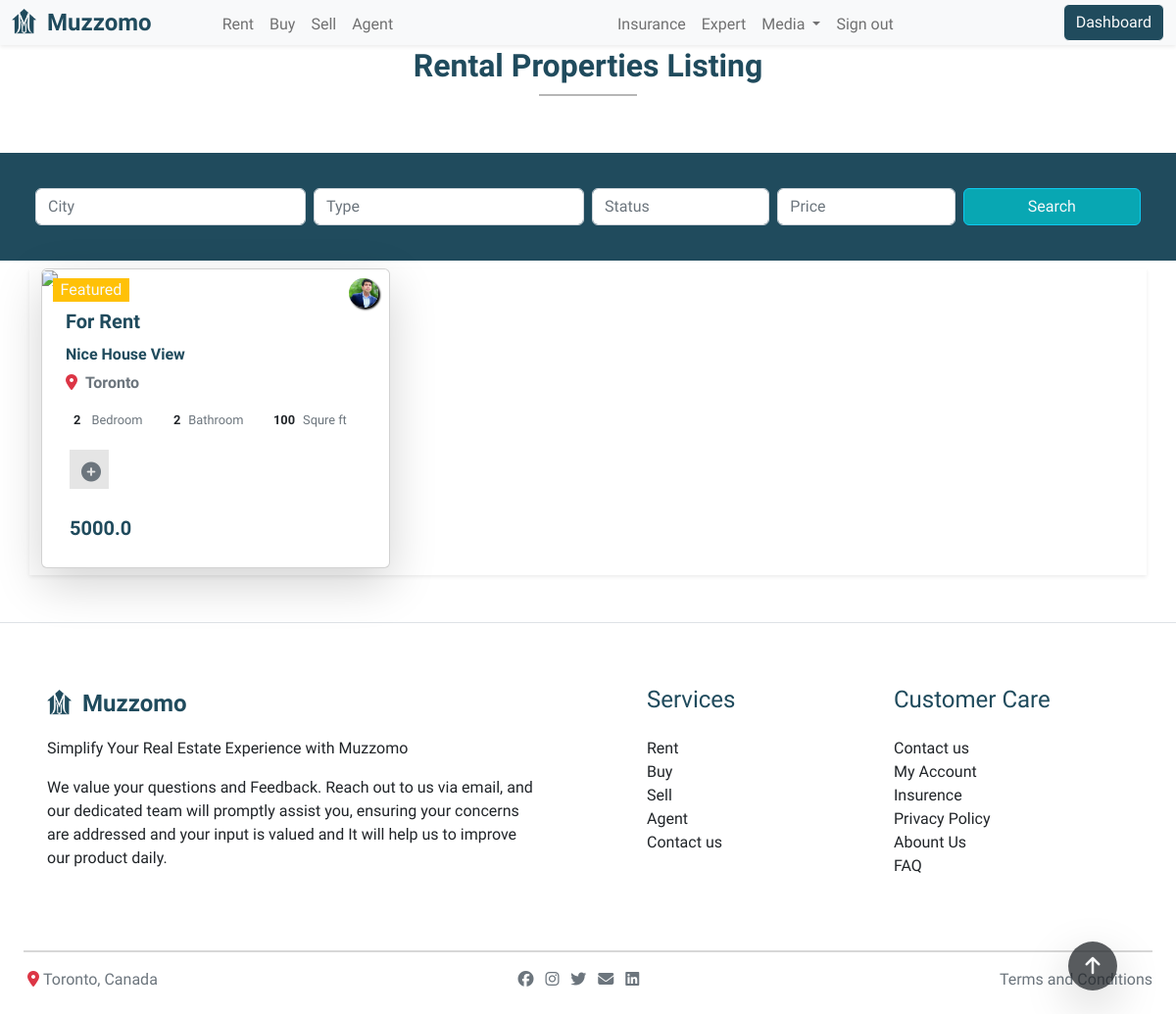
Screenshot of /rent-view/ (signed in) with the database file from the repository.
### listing/models.py (models this page shows, shortened)
class ProductPropertyModel(models.Model):
    tile = models.CharField(max_length=100)
    description = models.CharField(max_length=4000)
    type = models.CharField(max_length=200)
    city = models.CharField(max_length=200)
    status = models.CharField(max_length=200)
    postal_Code = models.CharField(max_length=100)
    floor = models.IntegerField()
    bed = models.IntegerField()
    bath = models.IntegerField()
    room = models.IntegerField()
    area = models.IntegerField()
    lotarea = models.IntegerField()
    price = models.FloatField()
    grauge = models.CharField(max_length=100)
    isactive = models.BooleanField(default=True)
    medai_url = models.CharField(max_length=400)
    coverPhoto = models.ImageField(upload_to="ProductCoverPhoto/")
    amenities = models.ForeignKey('ProductAmenitiesModel', on_delete=models.CASCADE)
    agent = models.ForeignKey(Agent, on_delete=models.CASCADE , null=True)

class Agent(models.Model):
    admin = models.OneToOneField(CustomUser , on_delete=models.CASCADE)
    fullname = models.CharField(max_length=50)
    phone = models.CharField(max_length=20)
    registration_date = models.DateField(auto_now_add=True)
    is_active = models.BooleanField(default=True)
    location = models.ForeignKey(Location , on_delete=models.CASCADE)

class CustomUser(AbstractUser):
    users_type = (
        ('Agent','Agent'),
        ('User','User'),
        ('Expert','Expert')
    )
    user_type = models.CharField(choices=users_type , max_length=50,default='Agent')
    profile_image = models.ImageField(upload_to='profiles/')

### listing/views.py (the view)
# urls.py: path('rent-view/' , rent_view , name='rent'),
def rent_view (request):
    productlist  = ProductPropertyModel.objects.filter(status = 'For Rent')
    filters = ProductPropertyModelFiler(request.GET , queryset= productlist)
    page = request.GET.get('page', 1)
    paginator = Paginator(filters.qs, 6)
    try:
        productlists = paginator.page(page)
    except PageNotAnInteger:
        productlists = paginator.page(1)
    except EmptyPage:
        productlists = paginator.page(paginator.num_pages)
    context = {
        "productlists": productlists,
        "filters": filters
    }
    return render(request, 'listing/rent.html' , context)

### templates/listing/rent.html (shortened to what this page needs)
{% extends 'base.html' %}
{% load static %}
{% block content %}
{% include 'base/nav.html' %}
{% include 'base/scrolled-up.html' %}
    <div class="head-title text-center py-5 " id="up-section">
        <h1 class="fs-2 fw-bold  dark-blue-color">
         Rental Properties Listing
        </h1>
        <span></span>
    </div>
    <div class=" dark-blue-bg p-3 mb-5dark-blue-color">
      <div class=" dark-blue-bg p-3 mb-5dark-blue-color">
        <form  method="get">
              <div class=" ">
                <div class="row m-0 w-100">
                  <div class="col-lg-3 col-md-3 col-sm-12  p-1">
                      {{ filters.form.city }}
                  </div>
                  <div class="col-lg-3 col-md-3 col-sm-12  p-1">
                      {{ filters.form.status }}
                  </div>
                  <div class="col-lg-2 col-md-2 col-sm-12  p-1">
                      {{ filters.form.type }}
                  </div>
                  <div class="col-lg-2 col-md-2 col-sm-12  p-1">
                      {{filters.form.price}}
                  </div>
                  <div class="col-lg-2 col-md-2 col-sm-12  p-1">
                    <button type="submit" class="btn btn-info light-blue-bg text-light bg-opacity-10 w-100">Search</button>
                  </div>
                </div>
              </div>
          </form>
      </div>
      </div>
    <div class="divBody mt-2 mb-5">
        <div class="row m-0 shadow-sm">
          {% for i in productlists %}
            <div class="col-xl-4 col-lg-4 col-md-6 col-sm-12">
                <div class="card w-100 position-relative shadow-lg">
                  <a href="{% url 'productDetailselect' i.id %}"><img src="{{i.coverPhoto.url}}"
                      class="card-img-top" alt="..."></a>
                  <div class="card-body">
                    <div class="left-top fs-6 bg-warning text-light px-2 py-0 ">
                      Featured
                    </div>
                    <div class="right-top border-r-50">
                      <img src="{{i.agent.admin.profile_image.url}}" width="100%" alt="">
                    </div>
                    <div class="detials p-2 pt-0 ">
                      <h4 class=" fs-5 fw-bold dark-blue-color">For Rent</h4>
                      <h5 class="fs-6 pt-1 fw-bold dark-blue-color">{{i.tile}}</h5>
                      <p class="fw-bold pb-0"><i class="fa fa-location-dot  me-2 text-danger"></i><span
                          class="text-secondary">{{ i.city }}</span></p>
                      <div class="row m-0 p-0 text-start">
                        <div class="col px-2">
                          <p class="fs-7"><span class="fw-bolder me-2">{{i.bed}}</span> <span
                              class="text-secondary">Bedroom</span></p>
                        </div>
                        <div class="col px-2">
                          <p class="fs-7"><span class="fw-bolder me-2">{{i.bath}}</span><span
                              class="text-secondary">Bathroom</span></p>
                        </div>
                        <div class="col px-2">
                          <p class="fs-7"><span class="fw-bolder me-2">{{i.area}}</span><span
                              class="text-secondary">Squre ft</span></p>
                        </div>
                      </div>
                      <div class="row m-0 mb-2">
                        <div class="col-1 m-1 b-black-5 text-center pt-2 fs-5" style="width: 40px; height: 40px;"><a href="{% url 'productDetailselect' i.id %}"><i
                              class="fa fa-plus-circle text-secondary"></i></a></div>
                      </div>
                      <h2 class="fs-5 pt-3 fw-bold m-1 dark-blue-color">{{i.price}}</h2>
                    </div>
                  </div>
                </div>
              </div>
              {% endfor %}
        </div>
    </div>
    {% include 'base/contact.html' %}
    {% endblock content %}

### static/CSS/style.css (style rules this page uses)
* { font-family: 'Inder', sans-serif;; }
.divBody { margin-left: 2.5%; margin-right: 2.5%; width: 95%; }
p.fs-7 { font-size: 0.8em; }

### static/CSS/csstest.css (style rules this page uses)
.dark-blue-bg { background-color: #204b5d; }
.dark-blue-color { color: #204b5d; }
.light-blue-bg { background-color: rgb(8, 167, 179); }
.fs-7 { font-size: 0.8em; }
.border-r-50 { border-radius: 50%; box-shadow: black 2px 2px 2px; }
.b-black-5 { background-color: rgba(0, 0, 0, 0.1); }
.head-title span { background: rgb(182, 182, 182) none repeat scroll 0 0; display: block; height: 2px; margin: 10px auto; width: 100px; }
.card { margin: 0%; padding:0%; margin-bottom: 2%; }
.card img { width: 100%; max-height: 40vh; max-height: 50vh; }
.left-top { position: absolute; width: fit-content; top: 3%; left:3%; }
.right-top { position: absolute; width: fit-content; top:3%; right: 3%; border-radius: 50%; }
.right-top img { width: 30px; height: 30px; border-radius: 50%; }

### rows the page displays
ProductPropertyModel: agent.admin.profile_image (picture), tile "Nice House View", city "Toronto", bed "2", bath "2", area "100", price "5000.0"
